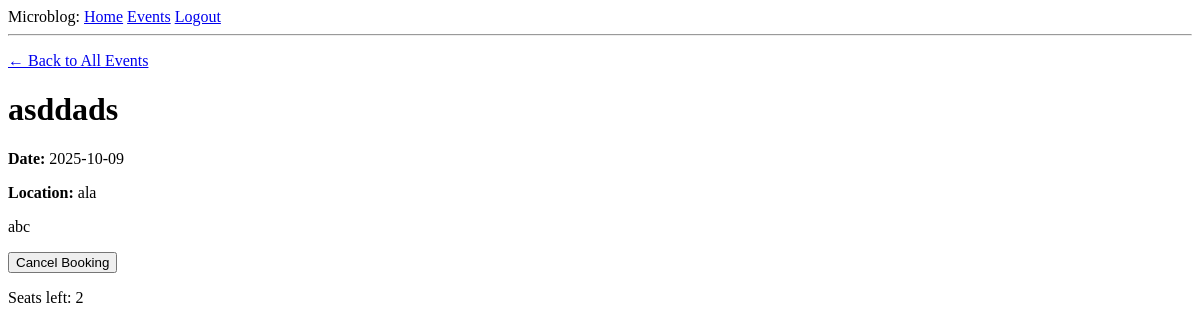
The app's page /event/3 (signed in), older data.
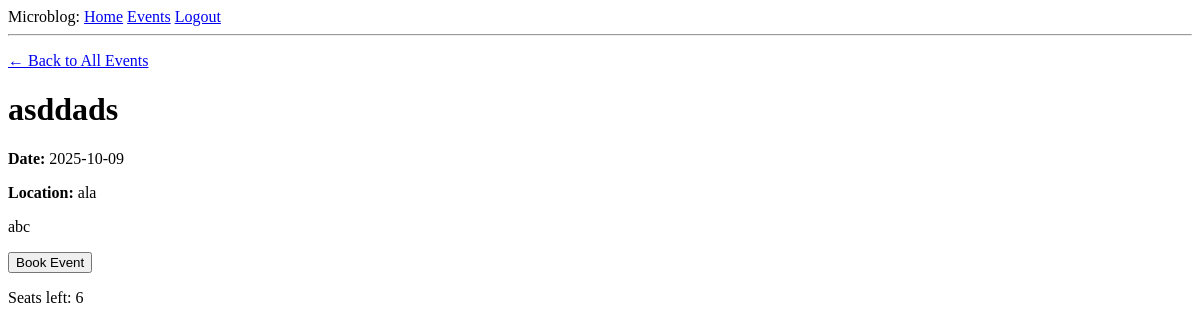
The same page, newer data.
### app/models.py (models this page shows, shortened)
class Event(db.Model):
    event_id: so.Mapped[int] = so.mapped_column(primary_key=True)
    title: so.Mapped[str] = so.mapped_column(sa.String(128), index=True, unique=True)
    description: so.Mapped[str] = so.mapped_column(sa.String(256), index=True)
    date: so.Mapped[datetime.date] = so.mapped_column(sa.Date)
    location: so.Mapped[str] = so.mapped_column(sa.String(30))
    total_seats: so.Mapped[int] = so.mapped_column()
    seats_left: so.Mapped[int] = so.mapped_column(default=0)
    created_by: so.Mapped[str] = so.mapped_column(sa.String(64))
    bookings: so.Mapped[list["Booking"]] = so.relationship(back_populates="event",
                                                           cascade="all, delete-orphan")

### app/routes.py (the view)
@app.route('/event/<int:event_id>')
def event_detail(event_id):
    event = Event.query.get_or_404(event_id)
    is_booked = Booking.query.filter_by(
        user_id=current_user.id, event_id=event_id
    ).first() is not None
    return render_template('event_detail.html', event=event, is_booked=is_booked)

### app/models.py (called while the page is built)
@login.user_loader
def load_user(id):
    return db.session.get(User, int(id))

### app/templates/event_detail.html
{% extends "base.html" %}
{% block content %}
    <p><a href="{{ url_for('events') }}">← Back to All Events</a></p>
    <h1>{{ event.title }}</h1>
    <p><strong>Date:</strong> {{ event.date }}</p>
    <p><strong>Location:</strong> {{ event.location }}</p>
    <p>{{ event.description }}</p>
    {% if is_booked %}
    <form action="{{ url_for('cancel_booking', event_id=event.event_id) }}" method="post">
        <button type="submit">Cancel Booking</button>
    </form>
    {% else %}
    <form action="{{ url_for('book_event', event_id=event.event_id) }}" method="post">
        <button type="submit">Book Event</button>
    </form>
    {% endif %}
    <p>Seats left: {{ event.seats_left }}</p>
{% endblock %}

### app/templates/base.html (shortened to what this page needs)
<!doctype html>
<html>
    <head>
    </head>
    <body>
        <div>
            Microblog:
            <a href="{{ url_for('index') }}">Home</a>
            <a href="{{ url_for('events') }}">Events</a>
            {% if current_user.is_anonymous %}
            <a href="{{ url_for('login') }}">Login</a>
            {% else %}
            <a href="{{ url_for('logout') }}">Logout</a>
            {% endif %}
        </div>
        <hr>
        {% block content %}{% endblock %}
    </body>
</html>

Row changes from the older to the newer data that the page shows:
changed Event "asddads": seats_left "2" → "6"
Text that changed along with them:
text no longer shown: "Cancel Booking"
text now shown: "Book Event"
